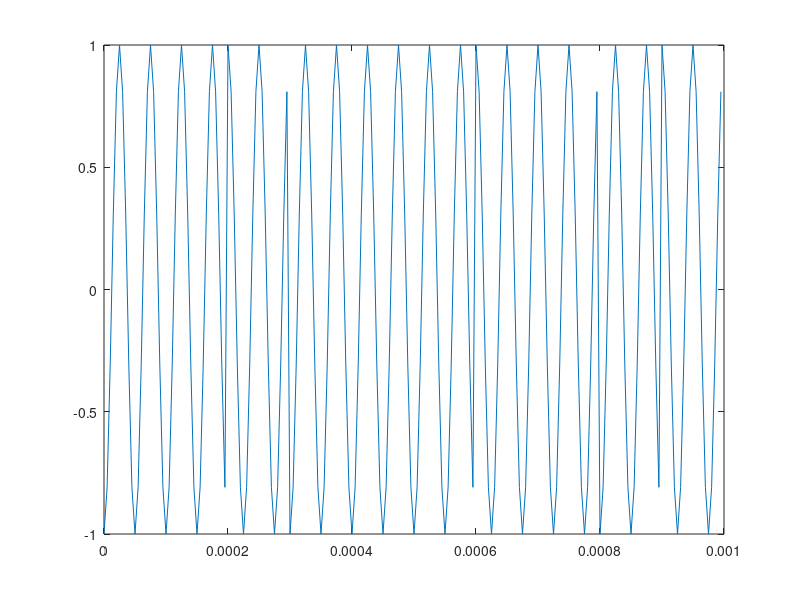

The MATLAB source for this figure:
clear all
close all
clc
nb = 10;
seqb = randi([0 1], 1, nb);
rb = 10e3; %Banda 
fc = 20e3; %Frequência da portadora
fs = 200e3; %frequencia de amostragem
nab = fs/rb; %amostras por bit
sinal = reshape(repmat(seqb, nab,1),1,nab*nb);
sinal_nrz = sinal*2-1;
ts = 1/fs;
t = 0:ts:(nab*nb-1)*ts;
phi = 2*pi*fc*t;
onda_transmitida = sinal_nrz.*cos(2*pi*fc*t);
plot(t,onda_transmitida)